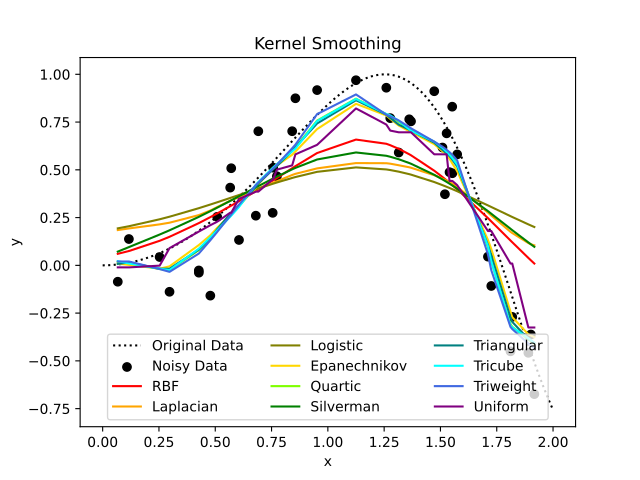

Source code (Python):
import kerch
import torch
from matplotlib import pyplot as plt

# data
fun = lambda x: torch.sin(x ** 2)

x_equal = torch.linspace(0, 2, 100)
x_nonequal = 2 * torch.sort(torch.rand(40)).values

y_original = fun(x_equal)
y_noisy = fun(x_nonequal) + .2 * torch.randn_like(x_nonequal)

plt.plot(x_equal, y_original, label="Original Data", color="black", linestyle='dotted')
plt.scatter(x_nonequal, y_noisy, label="Noisy Data", color="black")

# kernels
kernels = [('RBF', 'red'),
           ('Laplacian', 'orange'),
           ('Logistic', 'olive'),
           ('Epanechnikov', 'gold'),
           ('Quartic', 'chartreuse'),
           ('Silverman', 'green'),
           ('Triangular', 'teal'),
           ('Tricube', 'cyan'),
           ('Triweight', 'royalblue'),
           ('Uniform', 'purple')]

# kernel smoother
for name, c in kernels:
    y_reconstructed = kerch.method.kernel_smoother(domain=x_nonequal, observations=y_noisy, kernel_type=name.lower())
    plt.plot(x_nonequal, y_reconstructed, label=name, color=c)

# plot
plt.title('Kernel Smoothing')
plt.xlabel('x')
plt.ylabel('y')
plt.legend(loc='lower center', ncol=3)
